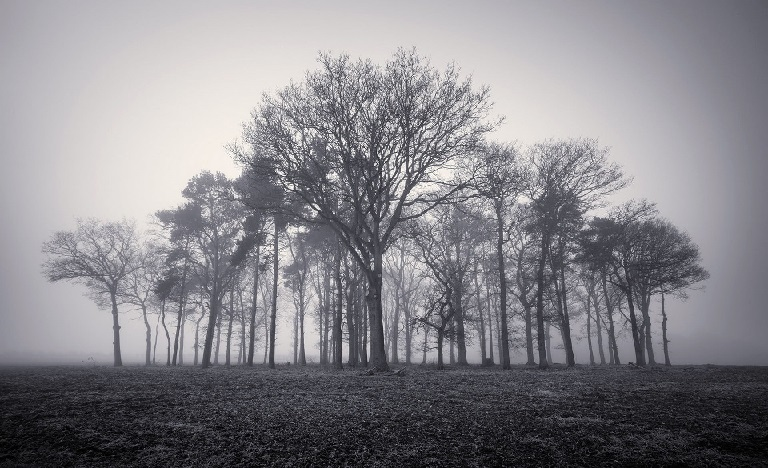
#> input picture 00_img/tree.jpg, 768 x 468 px, found by its file name
$ python 1_digital_negative.py
#> lines starting #> are read from the running program, lines starting #| are printed output that depends on the picture
import cv2
from matplotlib import pyplot as plt

img = cv2.imread('C:/Users/imrk0/Desktop/Github/Image_Processing_nd_Computer_Vision_Programs/00_img/tree.jpg',0)
#> img: shape (468, 768); min 0, max 255, mean 134.3
cv2.imshow('original', img)
im=img.copy()
x,y= img.shape[:2]
#> x = 468; y = 768
for i in range(x):
    for j in range(y):
        im[i,j]=255-img[i,j]
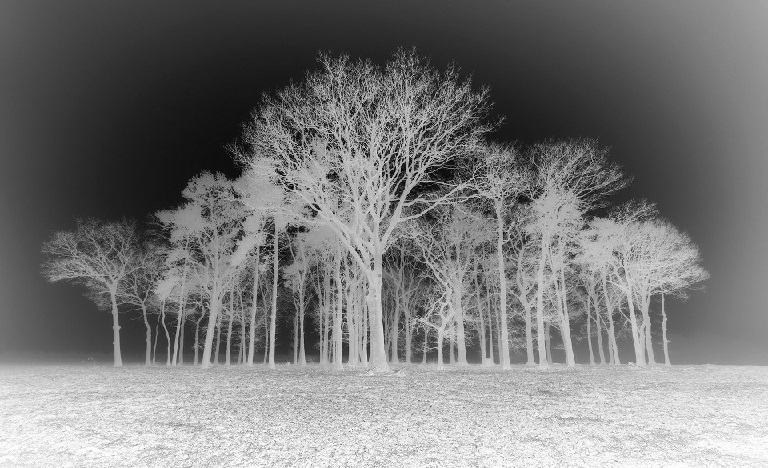
#> im: shape (468, 768); min 0, max 255, mean 120.7
cv2.imshow("Negative",im)

plt.figure("Histogram")
plt.hist(img.flatten(),254,[1,254], color = 'r')
plt.plot(cv2.calcHist([im],[0],None,[254],[1,254]), color='b')
plt.legend(('Changed','Original'), loc = 'upper left')
plt.xlabel('Pixel values')
plt.ylabel('No. of pixels')
plt.show()
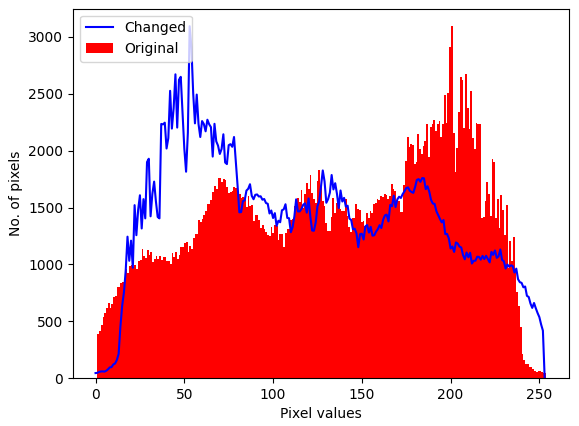
#> figure drawn by matplotlib, 1 panel; tallest bar 3094 high, from x = 200.2 to 201.2; curve peaks at x = 53, y = 3094

$ run again, with 00_img/Peppers.jpg copied over 00_img/tree.jpg
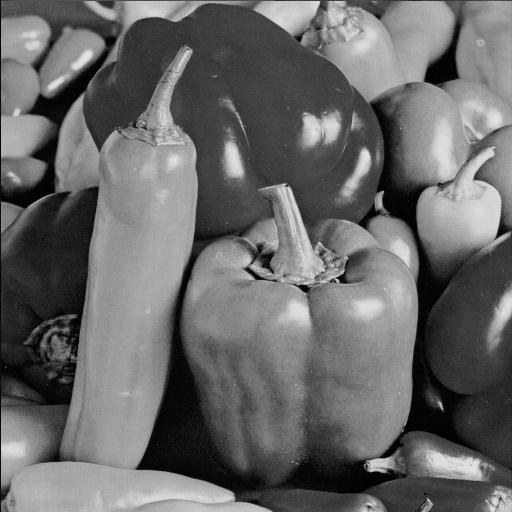
#> input picture 00_img/Peppers.jpg, 512 x 512 px, found by its file name
#> img is the input picture: shape (512, 512); min 0, max 230, mean 104.2
#> after the loop `for i in range(x):`:
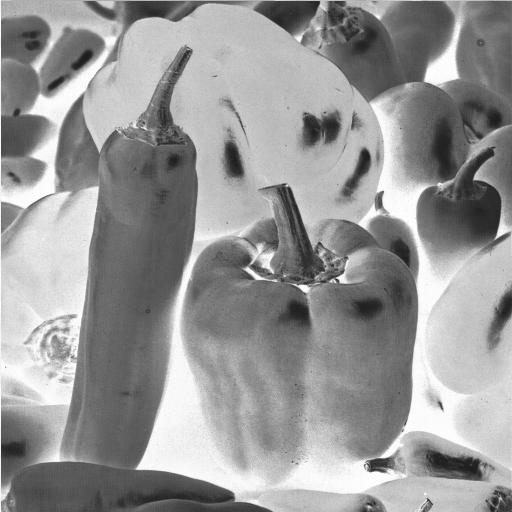
#> im: shape (512, 512); min 25, max 255, mean 150.8
#> `plt.show()`:
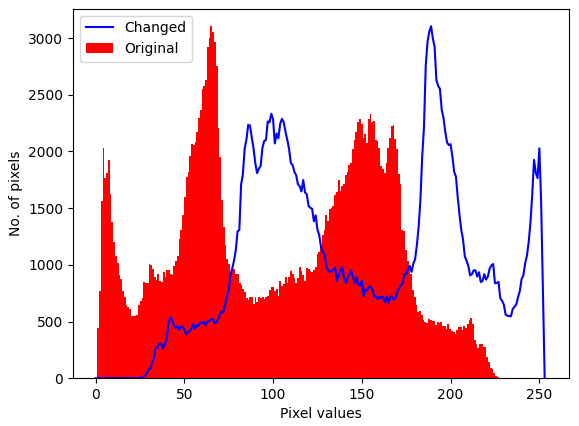
#> figure drawn by matplotlib, 1 panel; tallest bar 3105 high, from x = 64.75 to 65.74; curve peaks at x = 189, y = 3105

$ run again, with 00_img/bridge2.jpg copied over 00_img/tree.jpg
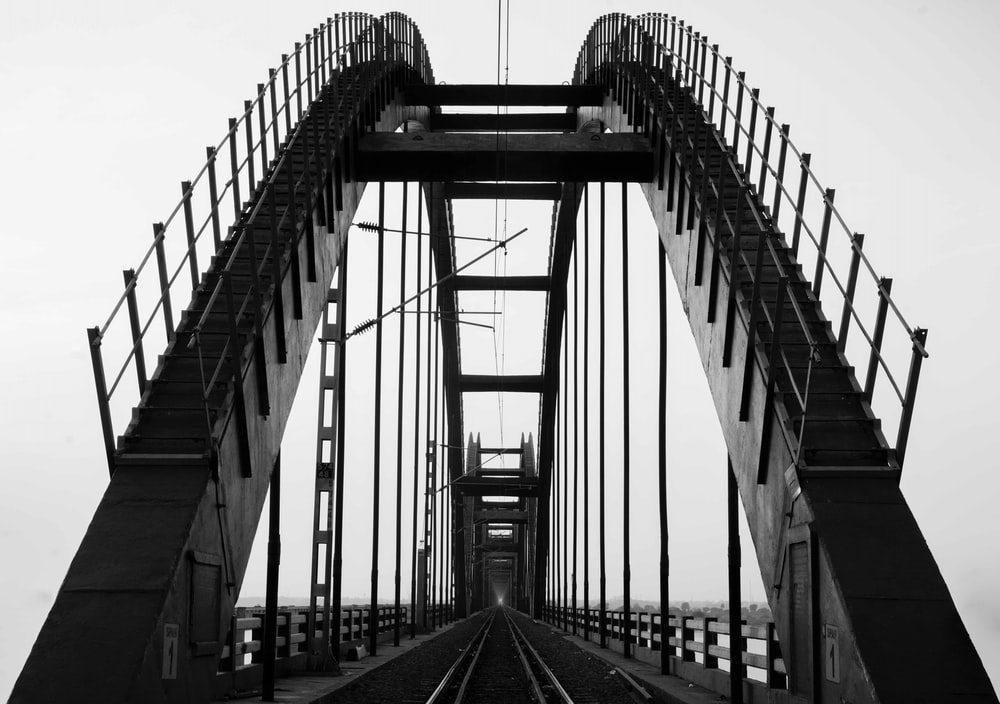
#> input picture 00_img/bridge2.jpg, 1000 x 704 px, found by its file name
#> img is the input picture: shape (704, 1000); min 0, max 255, mean 135
#> after the loop `for i in range(x):`:
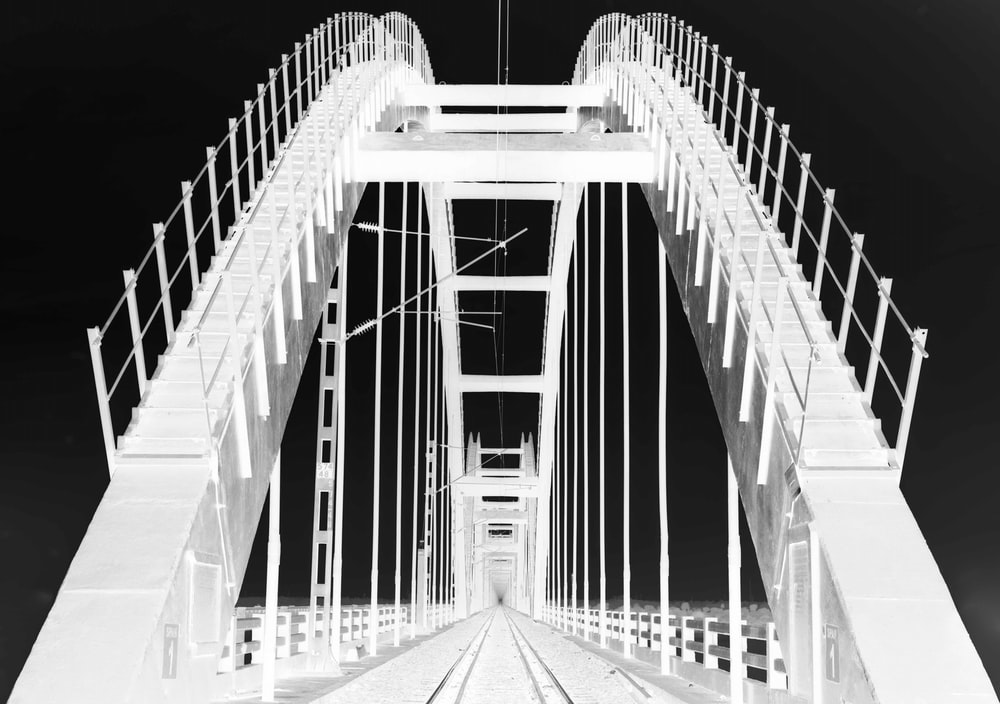
#> im: shape (704, 1000); min 0, max 255, mean 120
#> `plt.show()`:
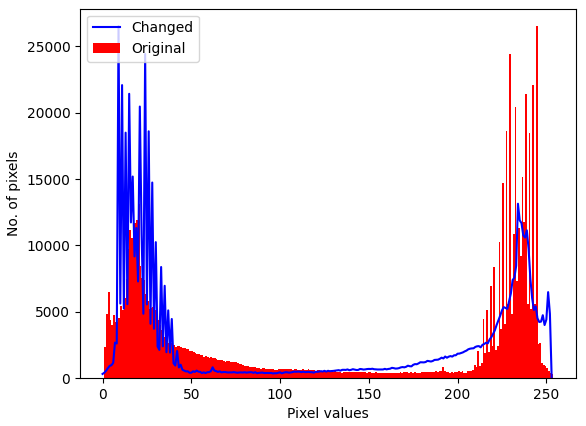
#> figure drawn by matplotlib, 1 panel; tallest bar 26507 high, from x = 244 to 245; curve peaks at x = 9, y = 26507
